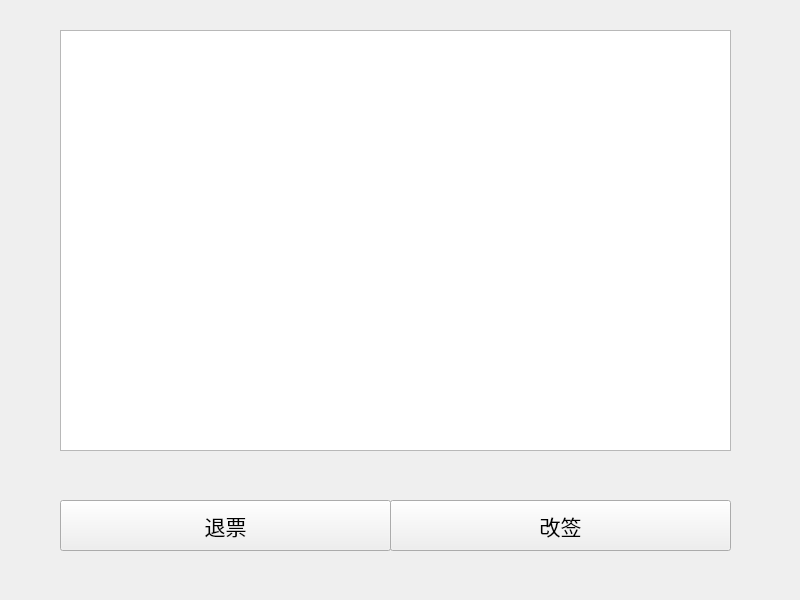
<?xml version="1.0" encoding="UTF-8"?>
<ui version="4.0">
 <class>MyOrders</class>
 <widget class="QWidget" name="MyOrders">
  <property name="geometry">
   <rect>
    <x>0</x>
    <y>0</y>
    <width>800</width>
    <height>600</height>
   </rect>
  </property>
  <property name="minimumSize">
   <size>
    <width>800</width>
    <height>600</height>
   </size>
  </property>
  <property name="maximumSize">
   <size>
    <width>800</width>
    <height>600</height>
   </size>
  </property>
  <property name="windowTitle">
   <string>Form</string>
  </property>
  <widget class="QTableWidget" name="tableWidget_orders">
   <property name="geometry">
    <rect>
     <x>60</x>
     <y>30</y>
     <width>671</width>
     <height>421</height>
    </rect>
   </property>
  </widget>
  <widget class="QPushButton" name="pushButton">
   <property name="geometry">
    <rect>
     <x>60</x>
     <y>500</y>
     <width>331</width>
     <height>51</height>
    </rect>
   </property>
   <property name="font">
    <font>
     <pointsize>16</pointsize>
    </font>
   </property>
   <property name="text">
    <string>退票</string>
   </property>
  </widget>
  <widget class="QPushButton" name="pushButton_2">
   <property name="geometry">
    <rect>
     <x>390</x>
     <y>500</y>
     <width>341</width>
     <height>51</height>
    </rect>
   </property>
   <property name="font">
    <font>
     <pointsize>16</pointsize>
    </font>
   </property>
   <property name="text">
    <string>改签</string>
   </property>
  </widget>
 </widget>
 <resources/>
 <connections/>
</ui>
